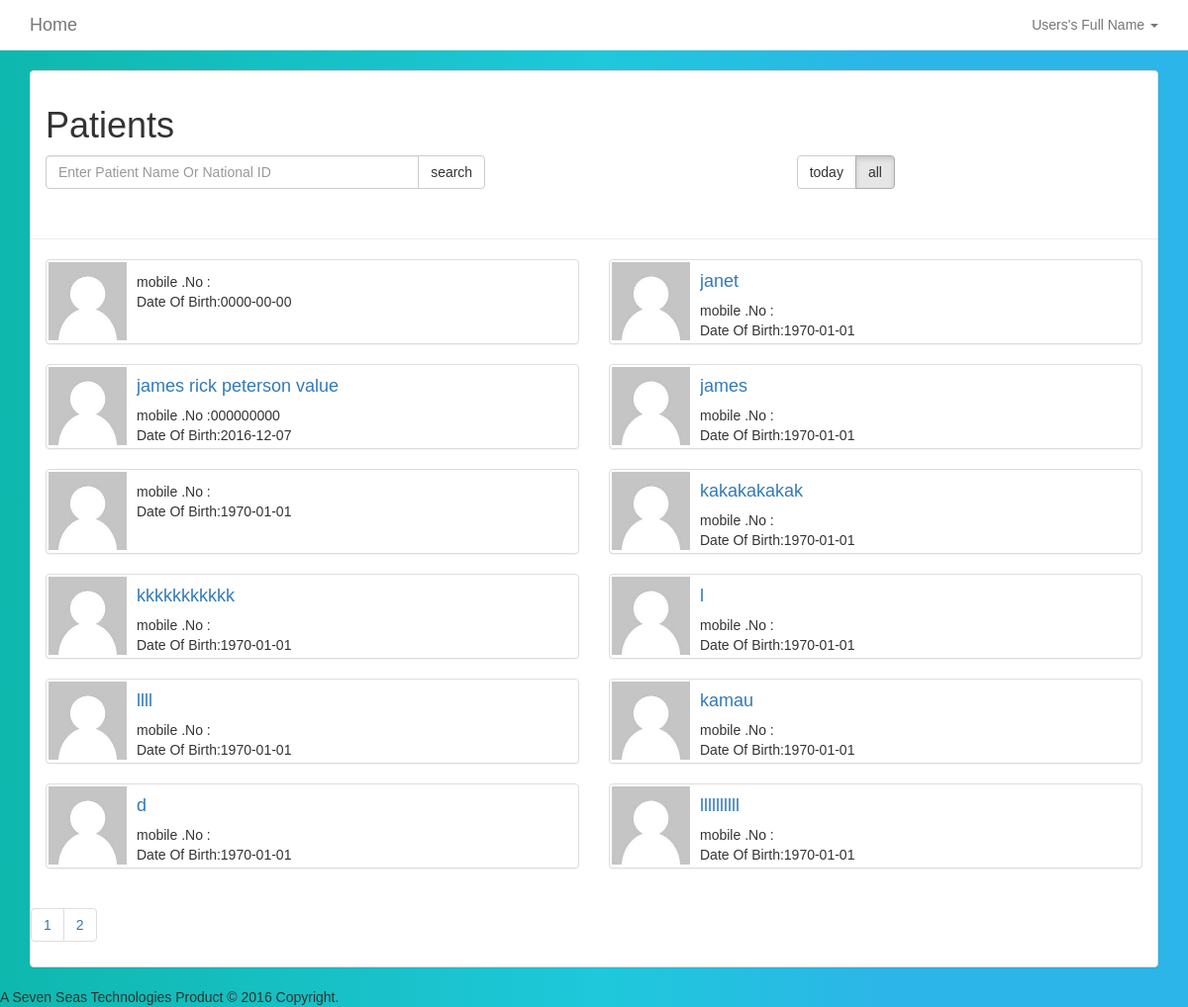
The app's page /patients?misc=2 (signed in) with its own data.
### tables this page shows
CREATE TABLE `patient_details` (
  `patient_id` varchar(30) NOT NULL,
  `patient_name` varchar(50) NOT NULL,
  `birthday` date NOT NULL,
  `phonenumber` varchar(50) NOT NULL,
  `national_id` varchar(50) NOT NULL,
  `status` varchar(11) NOT NULL,
  `gender` varchar(10) NOT NULL,
  `created_at` timestamp NOT NULL DEFAULT CURRENT_TIMESTAMP
);

### app/conn_db.php (called while the page is built, shortened)
<?php
$conn = "";
function affected() {
    global $conn, $rows_affected;
    $rows_affected = mysqli_affected_rows($conn);
    if ($rows_affected < 1) {
        $error_sql ="No information added to or retreived from database. Try checking your parameters" . "<br>";
        error_handler($error_sql, mysqli_errno($conn), mysqli_error($conn));
        return 0;
    }
    else {
        return $rows_affected;
    }
}
function db_query($sql) {
    global $conn;
    $result = $conn->query($sql);
    if ($result == FALSE) {
        $error_sql = "Error querying db, check sql statement" . "<br>";
        error_handler($error_sql, mysqli_errno($conn), mysqli_error($conn));
    }
    else {
        return $result;
    }
}
?>

### views_user/patients.php (the view, shortened to what this page needs)
<?php
$page = isset($_GET['pg']) ? $_GET['pg']:1;
$misc = isset($_GET['misc']) ? $_GET['misc']:1;
switch ($misc) {
     case 2:
     $miscellaneous =" ";
     break;
}
$start = ($page > 1) ?($page *12)-12 :0;
$url_search = "";
$sql_patients = "SELECT patient_id, patient_name, phonenumber, birthday FROM patient_details" . $miscellaneous . "LIMIT {$start} , 12";
$p_count ="SELECT COUNT(*) FROM patient_details " . $miscellaneous ;
$patients = db_query($sql_patients);
?>
<div class="section">
      <div class="container">
          <div class="panel panel-default panel-faded">
          <div class="panel-body">
        <div class="row">
         <div class="col-md-12">
            <h1>Patients</h1>
          </div>
          <div class="col-md-5">
            <form role="form" method="get">
              <div class="form-group">
                <div class="input-group">
                  <input type="text" class="form-control" name="search" placeholder="Enter Patient Name Or National ID">
                  <span class="input-group-btn">
                    <button class="btn btn-default" type="submit">search</button>
                  </span>
                </div>
              </div>
            </form>
          </div>
          <div class="col-md-offset-3 col-md-4">
            <div class="btn-group">
              <a href="<?php echo "patients?misc=1" ?>" class="btn btn-default <?php if($misc== 1)echo "active";?>"">today</a>
              <a href="<?php echo "patients?misc=2" ?>" class="btn btn-default <?php if($misc== 2)echo "active";?>">all</a>
            </div>
          </div>
          </div>
          </div>
        <div class="row">
          <div class="col-md-12">
            <hr>
          </div>
        </div>
        <div class="row">
          <div class="col-md-12">
              <ul class="media-list">
               <?php if($patients->num_rows > 0): ?>
                 <?php while ($row = $patients->fetch_assoc()) { $name = explode(" ", $row["patient_name"], 3);?>
                 <li class="col-md-6">
                  <div class="panel panel-default panel-faded">
                    <div class=" file-list">
                        <a class="pull-left img--space" href="patientinfo?id=<?php echo $name[0] . ", " . $name[1] . " " . $name[2];?>"><img class="media-object" src="assets/img/avatar.jpg" height="79" width="79"></a>
                        <div class="media-body">
                          <a href="patientinfo?id=<?php echo $row['patient_id'];?>" ><h4 class="name"><?php echo $row["patient_name"];?></h4></a>
                          <div> mobile .No :<?php echo $row["phonenumber"];?></div>
                          <div> Date Of Birth:<?php echo $row["birthday"];?></div>
                        </div>
                    </div>
                  </div>
                 </li>
                 <?php } ?>
                  <?php else: ?>
            <h3>  no Patients </h3>
          <?php endif; ?>
               </ul>
          </div>
        </div>
        <?php
          $res = db_query($p_count);
          $tot = $res->fetch_assoc();
          $tot = $tot['COUNT(*)'];
          $total = ceil($tot/12);
        ?>
        <div class="row">
        <div class="col-md-12">
        <ul class="pagination">
        <?php for($x = 1;$x <= $total ; $x++): ?>
          <li><a href="patients?pg=<?php echo $x.$url_search."&misc=".$misc; ?>"><?php echo $x; ?></a></li>
        <?php endfor; ?>
        </ul>
        </div>
        </div>
      </div>
      </div>
    </div>

### assets/css/style.css (style rules this page uses)
body { background:linear-gradient(90deg, #0fb8ad 0%, #1fc8db 51%, #2cb5e8 75%); font-family: Arial,sans-serif; }
.file-list { padding: 2px; min-height: 84px; }
.img--space { margin-right: 10px; }
.media-object { display: block; }

### records on screen
patient_details: birthday "0000-00-00"
patient_details: patient_name "janet", birthday "1970-01-01"
patient_details: patient_name "james rick peterson value", phonenumber "000000000", birthday "2016-12-07"
patient_details: patient_name "james", birthday "1970-01-01"
patient_details: birthday "1970-01-01"
patient_details: patient_name "kakakakakak", birthday "1970-01-01"
patient_details: patient_name "kkkkkkkkkkk", birthday "1970-01-01"
patient_details: patient_name "l", birthday "1970-01-01"
patient_details: patient_name "llll", birthday "1970-01-01"
patient_details: patient_name "kamau", birthday "1970-01-01"
patient_details: patient_name "d", birthday "1970-01-01"
patient_details: patient_name "llllllllll", birthday "1970-01-01"

### other values on screen
$_SESSION["full_name"] "Users's Full Name"
